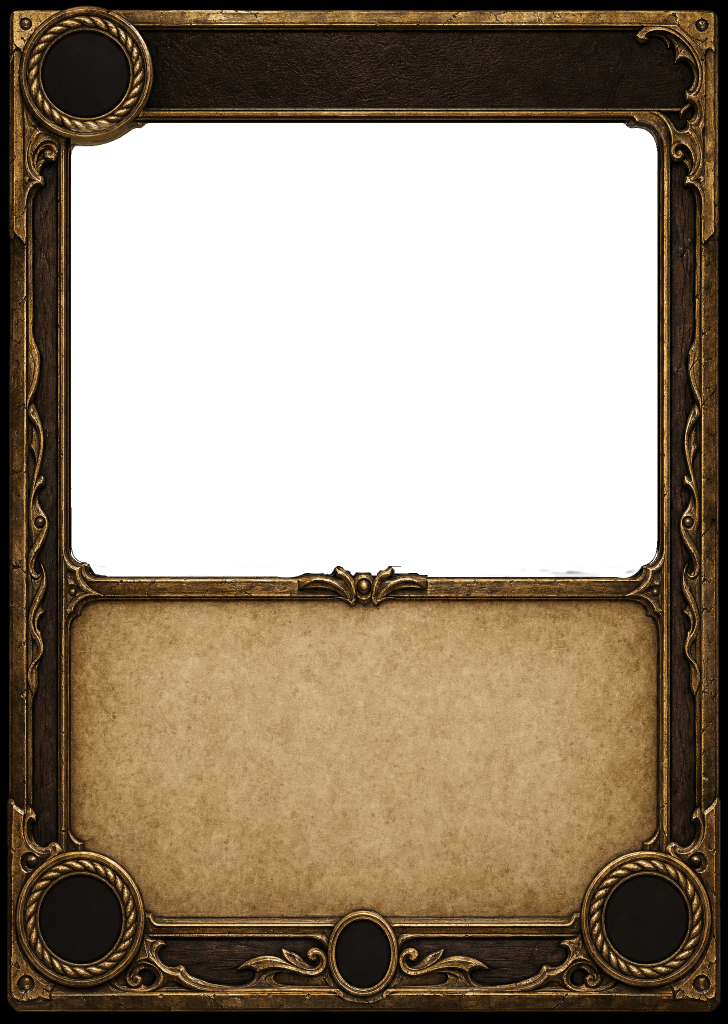
#> input picture art-bakeoff/frames/Frame_AgedGilt_cut.png, 1456 x 2048 px (shown at 1/2 size)
$ python -i mock_collection_screen.py   (imports and definitions only)
#> lines starting #> are read from the running program, lines starting #| are printed output that depends on the picture
"""Composite a collection-plate candidate under the REAL card grid at TRUE size.

hist-docs/source-snapshots/2026-07-31-pre-reorganization/techart/collection-plate.md S8 step 2: a candidate is judged here, never on the
bare sheet. The layout is the 2560x1440 row of hist-docs/source-snapshots/2026-07-31-pre-reorganization/ui/collection-deckbuilder.md S2.9:

    gutter 48 . sidebar 380 . tabs+toolbar 144 . card 276x387 . gap 20
    wall width = 2560 - 2*48 - 380 = 2084 ; grid = 7*276 + 6*20 = 2052 (centered)
    wall band  = y 192..1392 ; rows = 3*387 + 2*20

Two states per candidate, because the plate has to work as both:
  populated - 21 card faces, the plate is only the 24% of screen that is edge
  sparse    - 4 card faces, the plate is most of the screen

Card faces come from mock_card_front.py's output (all four rarity frames).
Usage: python mock_collection_screen.py [Candidate ...]
"""

import pathlib
import sys

from PIL import Image, ImageDraw

REPO = pathlib.Path(__file__).resolve().parents[2]
SRC = REPO / "art-bakeoff" / "collection"
FRAMES = REPO / "art-bakeoff" / "frames"
OUT = SRC / "mocks"

SCREEN = (2560, 1440)
GUTTER = 48
SIDEBAR = 380
CHROME = 144           # class tab row + toolbar
SPINE = 48
CARD_W, CARD_H = 276, 387
GAP = 20
COLS, ROWS = 7, 3

WALL_X = GUTTER + SIDEBAR
WALL_W = SCREEN[0] - 2 * GUTTER - SIDEBAR
WALL_Y = GUTTER + CHROME
WALL_H = SCREEN[1] - GUTTER - WALL_Y
GRID_W = COLS * CARD_W + (COLS - 1) * GAP
GRID_X = WALL_X + (WALL_W - GRID_W) // 2

MOCKS = ["CarvedStone", "DarkGilt", "IronEmber", "AgedGilt"]


# [10 lines left out: function load_cards, not called in this run]


def plate_to_screen(path: pathlib.Path) -> Image.Image:
    """Height-anchored: full height always shown, width cropped to the 16:9 core."""
    im = Image.open(path).convert("RGB")
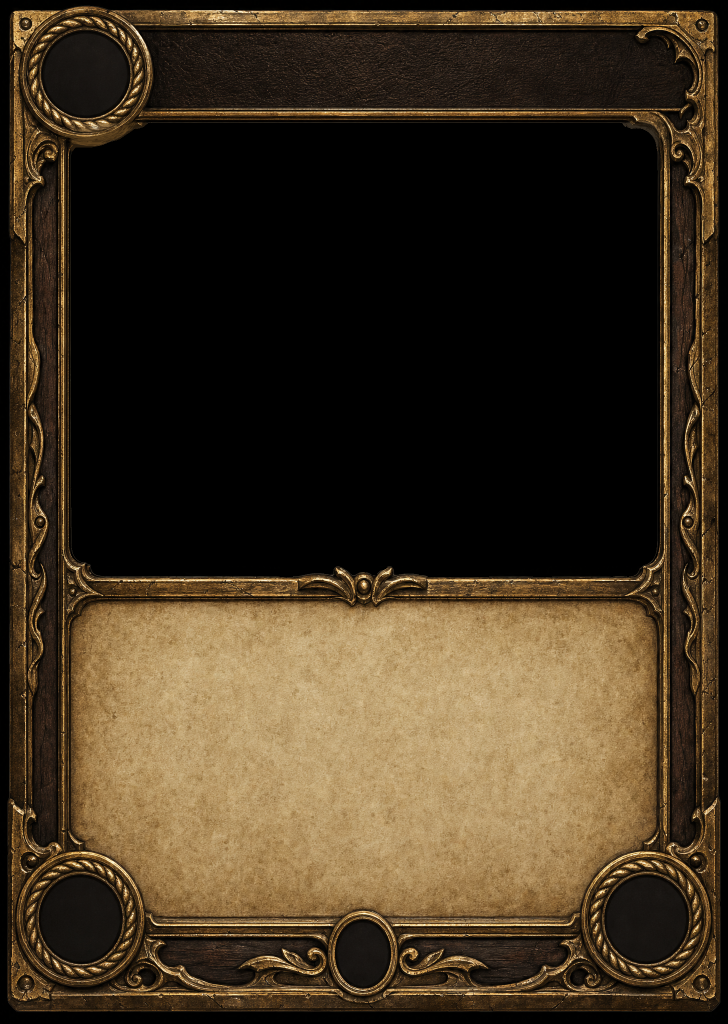
#> im: PIL image 1456x2048 RGB (shown at 1/2 size); mean R, G, B 64.5, 51, 32.4
    scale = SCREEN[1] / im.height
#> scale = 0.703
    im = im.resize((round(im.width * scale), SCREEN[1]), Image.LANCZOS)
#> im: PIL image 1024x1440 RGB
    left = (im.width - SCREEN[0]) // 2
#> left = -768
    return im.crop((left, 0, left + SCREEN[0], SCREEN[1]))
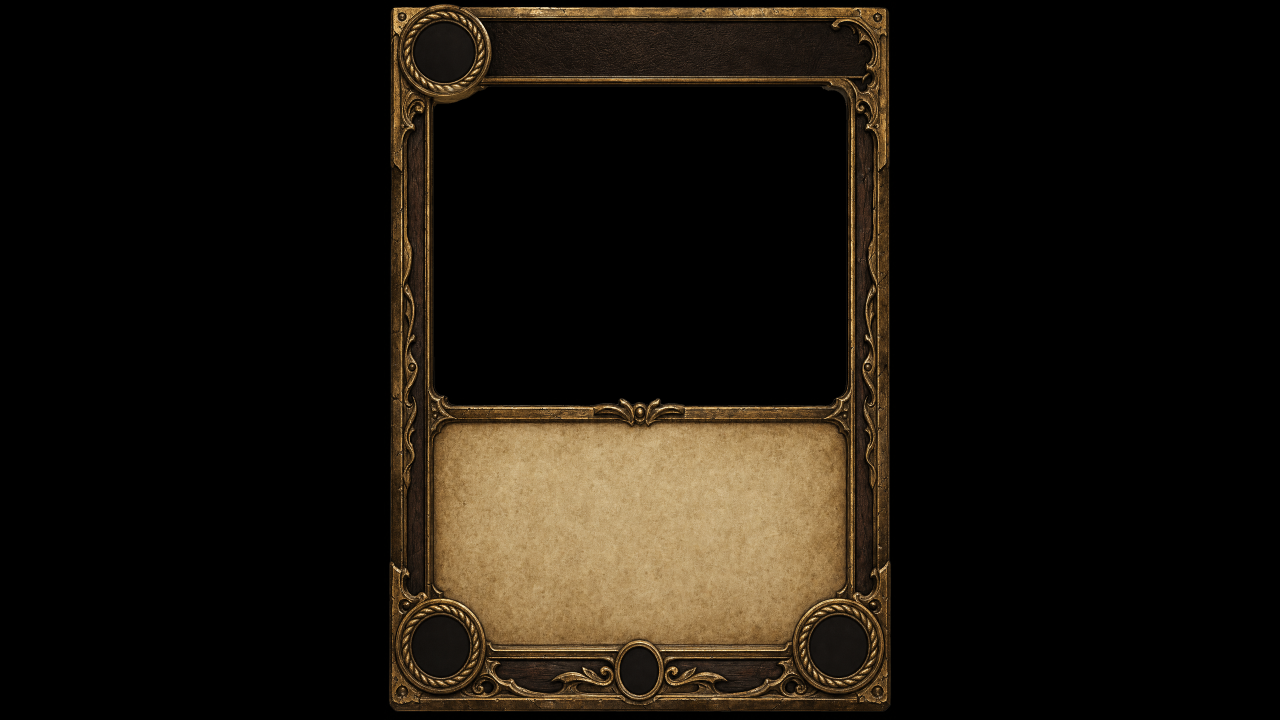
#> returned value: PIL image 2560x1440 RGB (shown at 1/2 size); mean R, G, B 25.8, 20.4, 13


# [46 lines left out: functions compose, main, not called in this run]


# [2 lines not run here, left out]

>>> result = plate_to_screen('../../art-bakeoff/frames/Frame_AgedGilt_cut.png')
